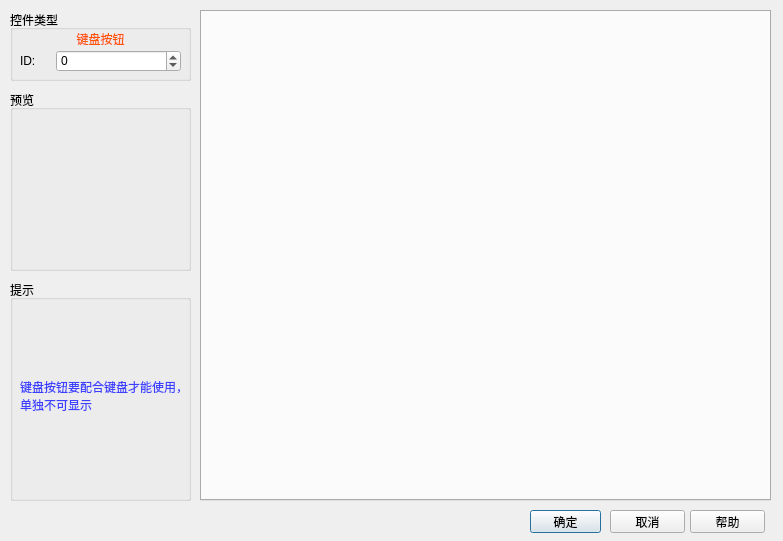
<?xml version="1.0" encoding="UTF-8"?>
<ui version="4.0">
 <class>qkeybutton</class>
 <widget class="QDialog" name="qkeybutton">
  <property name="geometry">
   <rect>
    <x>0</x>
    <y>0</y>
    <width>783</width>
    <height>541</height>
   </rect>
  </property>
  <property name="windowTitle">
   <string>Dialog</string>
  </property>
  <widget class="QPushButton" name="accept">
   <property name="geometry">
    <rect>
     <x>530</x>
     <y>510</y>
     <width>71</width>
     <height>23</height>
    </rect>
   </property>
   <property name="text">
    <string>确定</string>
   </property>
   <property name="checkable">
    <bool>false</bool>
   </property>
  </widget>
  <widget class="QPushButton" name="help">
   <property name="geometry">
    <rect>
     <x>690</x>
     <y>510</y>
     <width>75</width>
     <height>23</height>
    </rect>
   </property>
   <property name="focusPolicy">
    <enum>Qt::NoFocus</enum>
   </property>
   <property name="text">
    <string>帮助</string>
   </property>
  </widget>
  <widget class="QPushButton" name="cancel">
   <property name="geometry">
    <rect>
     <x>610</x>
     <y>510</y>
     <width>75</width>
     <height>23</height>
    </rect>
   </property>
   <property name="focusPolicy">
    <enum>Qt::NoFocus</enum>
   </property>
   <property name="text">
    <string>取消</string>
   </property>
  </widget>
  <widget class="QTabWidget" name="tabWidget">
   <property name="geometry">
    <rect>
     <x>200</x>
     <y>10</y>
     <width>571</width>
     <height>491</height>
    </rect>
   </property>
   <property name="currentIndex">
    <number>-1</number>
   </property>
  </widget>
  <widget class="QGroupBox" name="groupBox_preview">
   <property name="geometry">
    <rect>
     <x>10</x>
     <y>90</y>
     <width>181</width>
     <height>181</height>
    </rect>
   </property>
   <property name="title">
    <string>预览</string>
   </property>
   <widget class="QGraphicsView" name="LView">
    <property name="geometry">
     <rect>
      <x>10</x>
      <y>20</y>
      <width>161</width>
      <height>151</height>
     </rect>
    </property>
    <property name="styleSheet">
     <string notr="true">background-color: rgba(255, 255, 255, 0);</string>
    </property>
   </widget>
  </widget>
  <widget class="QGroupBox" name="groupBox">
   <property name="geometry">
    <rect>
     <x>10</x>
     <y>10</y>
     <width>181</width>
     <height>71</height>
    </rect>
   </property>
   <property name="title">
    <string>控件类型</string>
   </property>
   <widget class="QLabel" name="label">
    <property name="geometry">
     <rect>
      <x>10</x>
      <y>18</y>
      <width>161</width>
      <height>21</height>
     </rect>
    </property>
    <property name="styleSheet">
     <string notr="true">color: rgb(255, 85, 0);</string>
    </property>
    <property name="text">
     <string>键盘按钮</string>
    </property>
    <property name="alignment">
     <set>Qt::AlignCenter</set>
    </property>
   </widget>
   <widget class="QWidget" name="layoutWidget_2">
    <property name="geometry">
     <rect>
      <x>10</x>
      <y>40</y>
      <width>161</width>
      <height>22</height>
     </rect>
    </property>
    <layout class="QHBoxLayout" name="horizontalLayout">
     <item>
      <widget class="QLabel" name="label_3">
       <property name="maximumSize">
        <size>
         <width>30</width>
         <height>16777215</height>
        </size>
       </property>
       <property name="text">
        <string>ID:</string>
       </property>
      </widget>
     </item>
     <item>
      <widget class="QSpinBox" name="spinBox">
       <property name="minimum">
        <number>-1</number>
       </property>
       <property name="maximum">
        <number>100000</number>
       </property>
      </widget>
     </item>
    </layout>
   </widget>
  </widget>
  <widget class="QGroupBox" name="groupBox_tips">
   <property name="geometry">
    <rect>
     <x>10</x>
     <y>280</y>
     <width>181</width>
     <height>221</height>
    </rect>
   </property>
   <property name="title">
    <string>提示</string>
   </property>
   <widget class="QLabel" name="label_2">
    <property name="geometry">
     <rect>
      <x>10</x>
      <y>20</y>
      <width>171</width>
      <height>191</height>
     </rect>
    </property>
    <property name="styleSheet">
     <string notr="true">color: rgb(60, 63, 255);</string>
    </property>
    <property name="text">
     <string>键盘按钮要配合键盘才能使用，单独不可显示</string>
    </property>
    <property name="wordWrap">
     <bool>true</bool>
    </property>
   </widget>
  </widget>
 </widget>
 <resources/>
 <connections/>
</ui>
